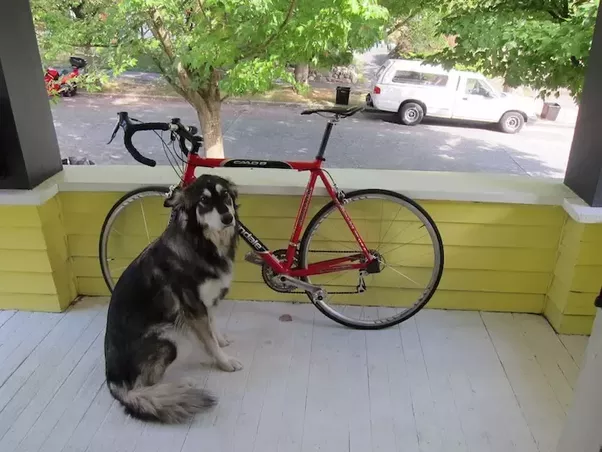
#> input picture Images/dog_test.png, 602 x 452 px, found by its file name
$ python Cropping.py
#> lines starting #> are read from the running program, lines starting #| are printed output that depends on the picture
import cv2 as cv
import numpy as np

img = cv.imread('Images/dog_test.png')
#> img is the input picture: shape (452, 602, 3); mean B, G, R 114.6, 135.5, 135.2
cv.imshow('real', img)

cropped = img[200:400, 300:400]
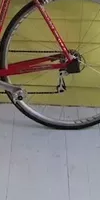
#> cropped: shape (200, 100, 3); mean B, G, R 108.4, 124.3, 131.3
cv.imshow('crop', cropped)

cv.waitKey(0)

$ run again, with Images/Convolution0.png copied over Images/dog_test.png
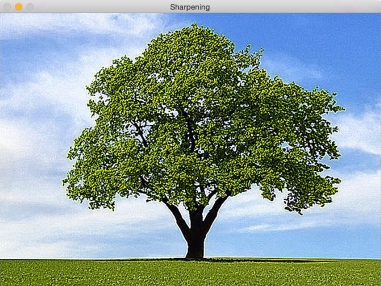
#> input picture Images/Convolution0.png, 381 x 286 px, found by its file name
#> img is the input picture: shape (286, 381, 3); mean B, G, R 154.3, 157.1, 137.4
#> `cropped = img[200:400, 300:400]`:
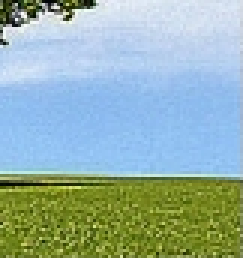
#> cropped: shape (86, 81, 3) (shown 3 times larger); mean B, G, R 170.5, 176.8, 148.9
